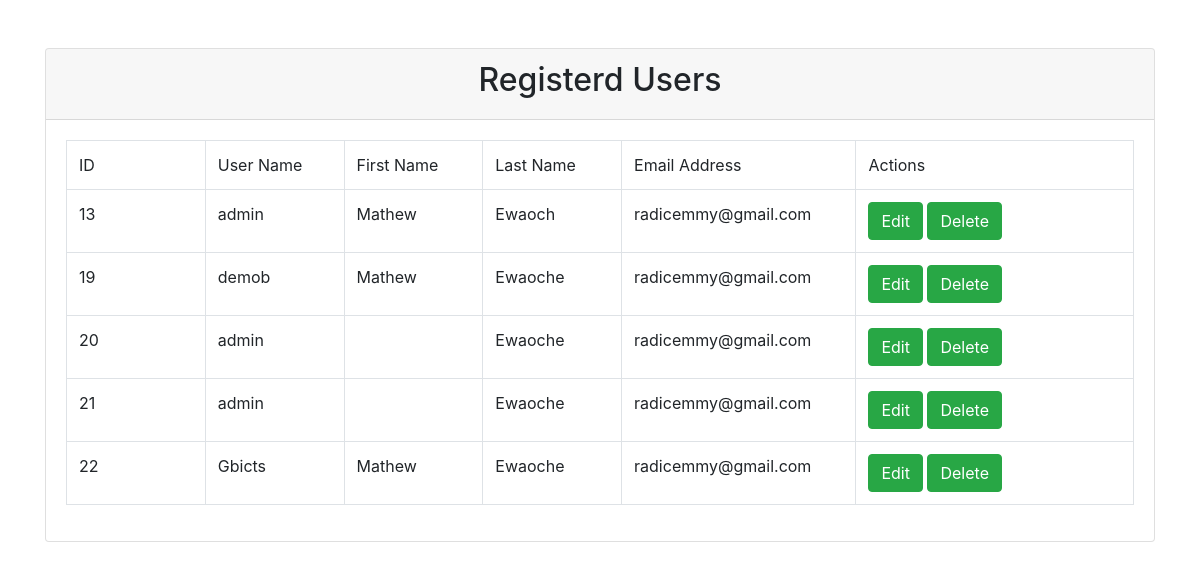
The page /view.php on the database its author committed.
### tables this page shows
CREATE TABLE `users` (
  `id` int(11) NOT NULL,
  `username` varchar(50) DEFAULT NULL,
  `password` varchar(50) DEFAULT NULL,
  `email` varchar(50) DEFAULT NULL,
  `firstname` varchar(50) DEFAULT NULL,
  `lastname` varchar(50) DEFAULT NULL
);

### app/Dbconnection.php (called while the page is built, shortened)
<?php
require_once('./app/Operation.php');
class DbConnection {
    public function connect(){
        $this->conn = mysqli_connect('localhost', 'root', '', 'leason101db');
        return $this->conn;
    }
}

### app/Operation.php (called while the page is built, shortened)
<?php
class Operation extends DbConnection{
    public function getAllUser(){
      $getAllUser = mysqli_query($this->conn, "SELECT * FROM users");
      return $getAllUser;
    }
}

### view.php (the view)
<?php   include './includes/header.php';
require_once './app/Dbconnection.php';
$opert = new Operation();
 $getAllUsers = $opert->getAllUser();
?>
<div class="container">
   <div class="row mt-5">
      <div class="col-lg-12 col-sm-6 m-auto">
         <div class="card">
           <div class="card-header text-center">
             <h2>Registerd Users</h2>
           </div>
           <div class="card-body">
             <table class="table table-bordered">
               <tr>
                <td style="width:10%">ID</td>
                <td style="width:10%">User Name</td>
                <td style="width:10%">First Name</td>
                <td style="width:10%">Last Name</td>
                <td style="width:10%">Email Address</td>
                <td style="width:20%">
                  Actions
                </td>
               </tr>
               <tr>
               <?php while($getAllUser = mysqli_fetch_object($getAllUsers)):?>
               <td><?= $getAllUser->id ?></td>
               <td><?= $getAllUser->username ?></td>
               <td><?= $getAllUser->firstname ?></td>
               <td><?= $getAllUser->lastname ?></td>
               <td><?= $getAllUser->email ?></td>
               <td>
               <a href="edit.php?eid=<?= $getAllUser->id ?>" class="btn btn-success">Edit</a>
                <a href="delete.php?did=<?= $getAllUser->id ?>" id="first" class="btn btn-success">Delete</a>
               </td>
               </tr>
               <?php endwhile;?>
             </table>
           </div>
         </div>
      </div>
   </div>
</div>
<?php include './includes/footer.php'; ?>

### includes/header.php (shortened to what this page needs)
<!doctype html>
<html lang="en">
  <head>
    <link rel="stylesheet" href="https://stackpath.bootstrapcdn.com/bootstrap/4.5.0/css/bootstrap.min.css">
    <link rel='stylesheet' href='https://cdn.jsdelivr.net/npm/sweetalert2@7.12.15/dist/sweetalert2.min.css'>
  </head>
  <body class="bg-darks">

### includes/footer.php (shortened to what this page needs)
  </body>
</html>

### rows shown on the page
users: id "13", username "admin", firstname "Mathew", lastname "Ewaoch", email "radicemmy@gmail.com"
users: id "19", username "demob", firstname "Mathew", lastname "Ewaoche", email "radicemmy@gmail.com"
users: id "20", username "admin", lastname "Ewaoche", email "radicemmy@gmail.com"
users: id "21", username "admin", lastname "Ewaoche", email "radicemmy@gmail.com"
users: id "22", username "Gbicts", firstname "Mathew", lastname "Ewaoche", email "radicemmy@gmail.com"
